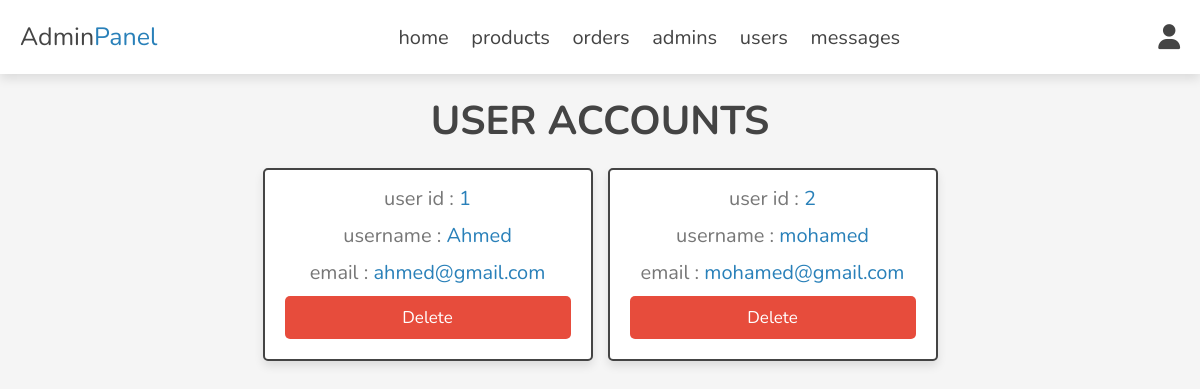
Screenshot of /admin/users_accounts.php (signed in) with the database file from the repository.
### tables this page shows
CREATE TABLE `users` (
  `id` int(100) NOT NULL,
  `name` varchar(20) NOT NULL,
  `email` varchar(50) NOT NULL,
  `password` varchar(50) NOT NULL
);

### admin/users_accounts.php (the view, shortened to what this page needs)
<?php
include '../components/connect.php';
?>
<!DOCTYPE html>
<html lang="en">
<head>
   <link rel="stylesheet" href="https://cdnjs.cloudflare.com/ajax/libs/font-awesome/6.1.1/css/all.min.css">
   <link rel="stylesheet" href="../css/admin_style.css">
</head>
<body>
<?php include '../components/admin_header.php'; ?>
<section class="accounts">
   <h1 class="heading">user accounts</h1>
   <div class="box-container">
   <?php
      $select_accounts = $conn->prepare("SELECT * FROM `users`");
      $select_accounts->execute();
      if($select_accounts->rowCount() > 0){
         while($fetch_accounts = $select_accounts->fetch(PDO::FETCH_ASSOC)){
   ?>
   <div class="box">
      <p> user id : <span><?= $fetch_accounts['id']; ?></span> </p>
      <p> username : <span><?= $fetch_accounts['name']; ?></span> </p>
      <p> email : <span><?= $fetch_accounts['email']; ?></span> </p>
      <a href="users_accounts.php?delete=<?= $fetch_accounts['id']; ?>" onclick="return confirm('delete this account? the user related information will also be delete!')" class="delete-btn">delete</a>
   </div>
   <?php
         }
      }else{
         echo '<p class="empty">no accounts available!</p>';
      }
   ?>
   </div>
</section>
</body>
</html>

### css/admin_style.css (style rules this page uses)
:root { --main-color:#2980b9; --orange:#f39c12; --red:#e74c3c; --black:#444; --white:#fff; --light-color:#777; --light-bg:#f5f5f5; --border:.2rem solid var(--black); --box-shadow:0 .5rem 1rem rgba(0,0,0,.1); }
* { font-family: 'Nunito', sans-serif; margin:0; padding:0; box-sizing: border-box; outline: none; border:none; text-decoration: none; }
html { font-size: 62.5%; overflow-x: hidden; }
body { background-color: var(--light-bg); }
section { padding:2rem; max-width: 1200px; margin:0 auto; }
.heading { font-size: 4rem; color:var(--black); margin-bottom: 2rem; text-align: center; text-transform: uppercase; }
.btn, .delete-btn, .option-btn { display: block; width: 100%; margin-top: 1rem; border-radius: .5rem; padding:1rem 3rem; font-size: 1.7rem; text-transform: capitalize; color:var(--white); cursor: pointer; text-align: center; }
.delete-btn { background-color: var(--red); }
.accounts .box-container { display: grid; grid-template-columns: repeat(auto-fit, 33rem); gap:1.5rem; align-items: flex-start; justify-content: center; }
.accounts .box-container .box { padding:2rem; padding-top: .5rem; border-radius: .5rem; text-align: center; border:var(--border); background-color: var(--white); box-shadow: var(--box-shadow); }
.accounts .box-container .box p { font-size: 2rem; color:var(--light-color); margin: 1rem 0; }
.accounts .box-container .box p span { color:var(--main-color); }

### rows the page displays
users: id "1", name "Ahmed", email "ahmed@gmail.com"
users: id "2", name "mohamed", email "mohamed@gmail.com"
